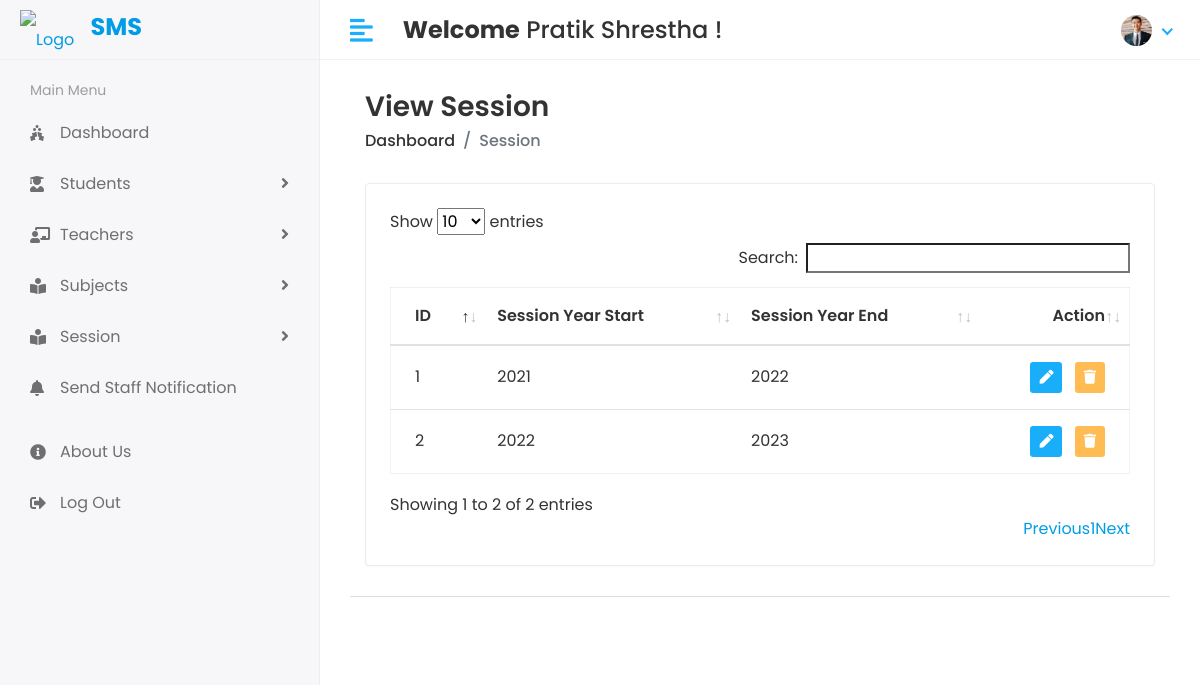
The page /Hod/Session/View (signed in) on the database as committed earlier.
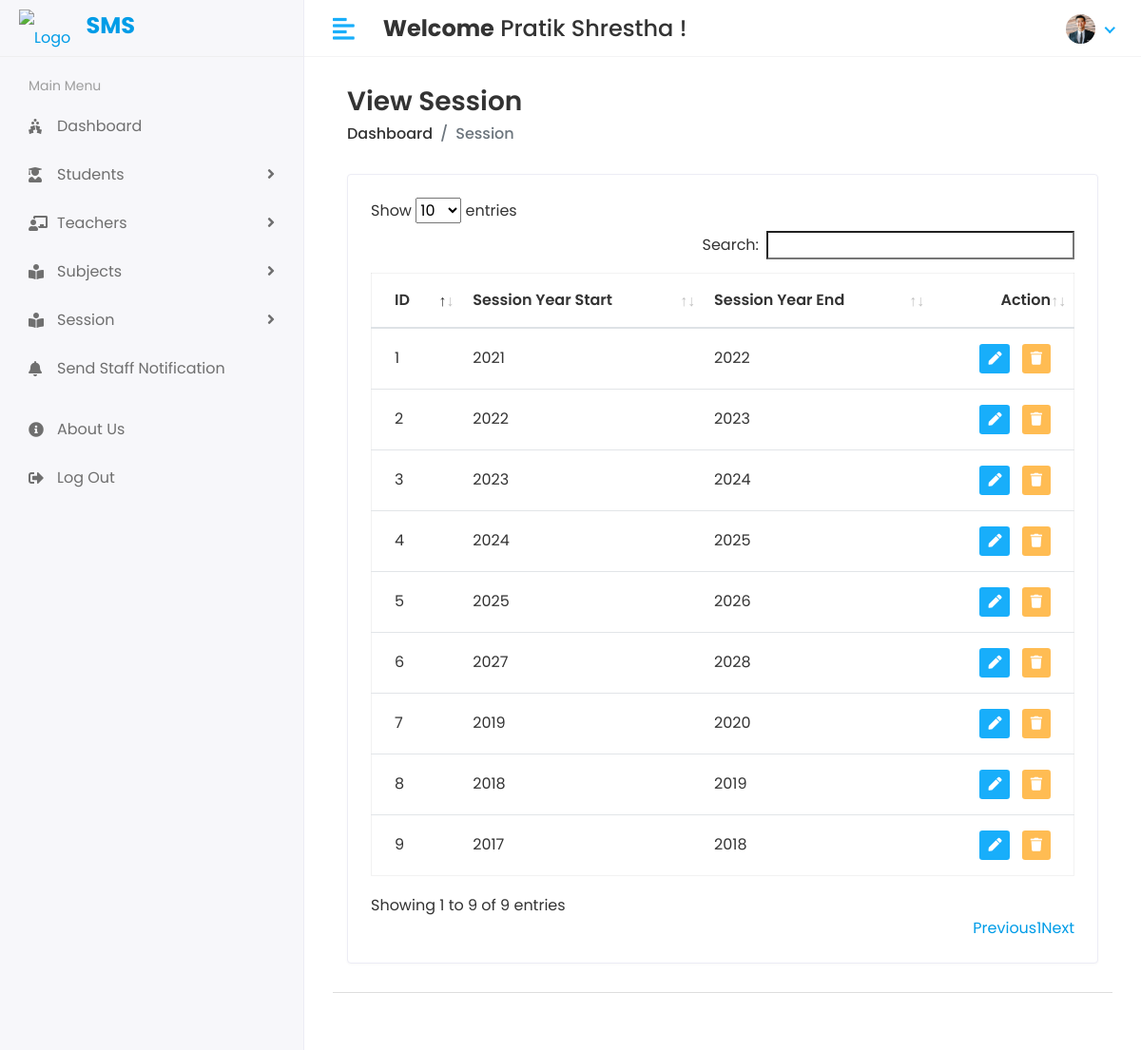
The same page on the database as committed later.
### sms/models.py (models this page shows, shortened)
class CustomUser(AbstractUser):
    USER_CHOICES = (
        (1, 'HOD'),
        (2, 'STAFF'),
        (3, 'STUDENT'),
    )
    user_type = models.CharField(choices=USER_CHOICES, max_length=50, default=1)
    profile_pic = models.ImageField(upload_to='media/profile_pic')

class Session_Year(models.Model):
    session_start=models.CharField(max_length=100)
    session_end=models.CharField(max_length=100)

### student_management_system/Hod_Views.py (the view)
# urls.py: path('Hod/Session/View',Hod_Views.VIEW_SESSION,name='view_session'),
def VIEW_SESSION(request):
    session = Session_Year.objects.all()
    context = {
        'session' : session,
    }
    return render(request,'Hod/view_session.html',context)

### templates/Hod/view_session.html (shortened to what this page needs)
{% extends 'base.html' %}
{% load static %}
{% block content %}
<div class="content container-fluid">
    <div class="page-header">
       <div class="row align-items-center">
          <div class="col">
             <h3 class="page-title">View Session</h3>
             <ul class="breadcrumb">
                <li class="breadcrumb-item"><a href="index.html">Dashboard</a></li>
                <li class="breadcrumb-item active">Session</li>
             </ul>
          </div>
       </div>
    </div>
    <div class="row">
       <div class="col-sm-12">
          <div class="card card-table">
             <div class="card-body">
                <div class="table-responsive">
                   <table id="table_id"class="table table-hover table-center mb-0 ">
                      <thead>
                         <tr>
                            <th>ID</th>
                            <th>Session Year Start</th>
                            <th>Session Year End</th>
                            <th class="text-right">Action</th>
                         </tr>
                      </thead>
                      <tbody>
                        {% for i in session %}
                        <tr>
                            <td>{{i.id}}</td>
                            <td>{{i.session_start}}</td>
                            <td>{{i.session_end}}</td>
                            <td class="text-right">
                                <div class="actions">
                                    <a href="{% url 'edit_session' i.id%}" class="btn btn-sm bg-success-light mr-2">
                                        <i class="fas fa-pen"></i>
                                    </a>
                                    <a href="{% url 'delete_subject' i.id %}" class="btn btn-sm bg-danger-light">
                                        <i class="fas fa-trash"></i>
                                        </a>
                                </div>
                            </td>
                         </tr>
                         {% endfor %}
                      </tbody>
                   </table>
                </div>
             </div>
          </div>
       </div>
    </div>
 </div>
{% endblock %}

### templates/base.html (shortened to what this page needs)
<!DOCTYPE html>
<html lang="en">
{% load static %}
   <head>
      <link rel="stylesheet" href="{% static 'assets/plugins/bootstrap/css/bootstrap.min.css' %}">
      <link rel="stylesheet" href="{% static 'assets/plugins/fontawesome/css/fontawesome.min.css' %}">
      <link rel="stylesheet" href="{% static 'assets/plugins/fontawesome/css/all.min.css' %}">
      <link rel="stylesheet" href="{% static 'assets/css/style.css' %}">
      <link rel="stylesheet" href="{% static 'assets/css/assets/css/homepageslider.css' %}">
      <link rel="stylesheet" href="{% static 'assets/plugins/datatables/datatables.min.css' %}">
   </head>
   <body>
    <div class="main-wrapper">
        {% include 'includes/header.html' %}
        {% include 'includes/sidebar.html' %}
        <div class="page-wrapper">
         <div class="content container-fluid">
            {% block content%}
            {%endblock%}
            {% include 'includes/footer.html' %}
        </div>
      </div>
   </body>
</html>

### templates/includes/header.html (shortened to what this page needs)
{% load static %}
<div class="header">
    <div class="header-left">
        <a class="logo">
            <span style="display: inline-block;">
                <img src="{% static 'assets/img/college.jpg' %}" alt="Logo" style="vertical-align: middle; " >
                <h4 style="display: inline-block; margin-left: 12px;"><strong>SMS</strong></h4>
            </span>
        </a>
    </div>
    <a href="javascript:void(0);" id="toggle_btn">
    <i class="fas fa-align-left"></i>
    </a>
    <div class="top-nav-search mt-3">
        <h4><strong>Welcome</strong>&nbsp;<span>{{user.first_name}} {{user.last_name}}</span>&nbsp;!</h4>
    </div>
    <ul class="nav user-menu">
        <li class="nav-item dropdown has-arrow">
            <a href="#" class="dropdown-toggle nav-link" data-toggle="dropdown">
            {% if user.profile_pic == "" %}
                <span class="user-img"><img class="rounded-circle" src="{% static 'assets/img/NoImg.png'%}" width="31" alt="Admin Madhav"></span>
            {% else %}
                <span class="user-img"><img class="rounded-circle" src="/{{user.profile_pic}}" width="31" alt="Admin Madhav"></span>
            {% endif %}
            </a>
        </li>
    </ul>
</div>

### templates/includes/sidebar.html (shortened to what this page needs)
{% load active_link_tags %}
<div class="sidebar" id="sidebar">
    <div class="sidebar-inner slimscroll">
       <div id="sidebar-menu" class="sidebar-menu">
         {% if user.user_type == "1" %}
          <ul>
             <li class="menu-title">
                <span>Main Menu</span>
             </li>
             <li class="{% active_link  'hod_home' 'active' %}">
               <a href="{% url 'hod_home'%}"><i class="fas fa-holly-berry"></i> <span>Dashboard</span></a>
            </li>
             <li class="submenu {% active_link  'add_student' 'active' %} {% active_link  'view_student' 'active' %}">
                <a href="#"><i class="fas fa-user-graduate"></i> <span> Students</span> <span class="menu-arrow"></span></a>
             </li>
             <li class="submenu {% active_link  'add_staff' 'active' %} {% active_link  'view_staff' 'active' %}">
                <a href="#"><i class="fas fa-chalkboard-teacher"></i> <span> Teachers</span> <span class="menu-arrow"></span></a>
             </li>
             <li class="submenu {% active_link  'add_subject' 'active' %} {% active_link  'view_subject' 'active' %}">
                <a href="#"><i class="fas fa-book-reader"></i> <span> Subjects</span> <span class="menu-arrow"></span></a>
             </li>
             <li class="submenu {% active_link  'add_session' 'active' %} {% active_link  'view_session' 'active' %}">
                <a href="#"><i class="fas fa-book-reader"></i> <span> Session </span> <span class="menu-arrow"></span></a>
             </li>
             <li class="{% active_link  'staff_send_notification' 'active' %}">
                <a href="{% url 'staff_send_notification' %}"><i class= "fa fa-bell"></i> <span> Send Staff Notification</span></a>
             </li>
             <li class="menu-title">
            <li class="{% active_link  'about_us' 'active' %}">
               <a href="{% url 'about_us'%}"><i class="fas fa fa-info-circle"></i> <span>About Us</span></a>
            </li>
            <li>
               <a href="{%url 'logout'%}"><i class="fas fa-sign-out-alt"></i> <span>Log Out</span></a>
            </li>
          </ul>
          {% endif %}
       </div>
    </div>
</div>

### templates/includes/footer.html
<footer>
</footer>

Rows that differ between the two databases and show on the page:
added Session_Year: id "3", session_start "2023", session_end "2024"
added Session_Year: id "4", session_start "2024", session_end "2025"
added Session_Year: id "5", session_start "2025", session_end "2026"
added Session_Year: id "6", session_start "2027", session_end "2028"
added Session_Year: id "7", session_start "2019", session_end "2020"
added Session_Year: id "8", session_start "2018", session_end "2019"
added Session_Year: id "9", session_start "2017", session_end "2018"
Other text that changed with them:
text written by a page script: "Show entries Search: Showing 1 to 2 of 2 entries Previous 1 Next" → "Show entries Search: Showing 1 to 9 of 9 entries Previous 1 Next"
